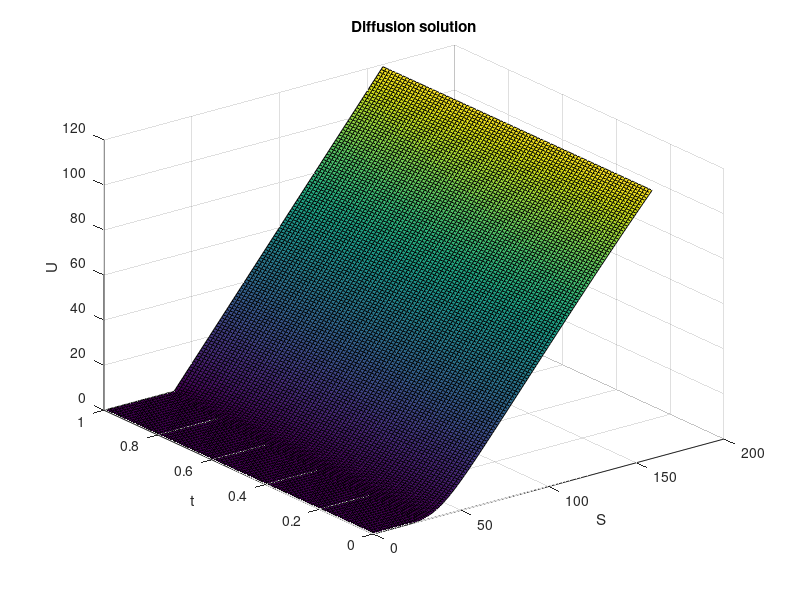
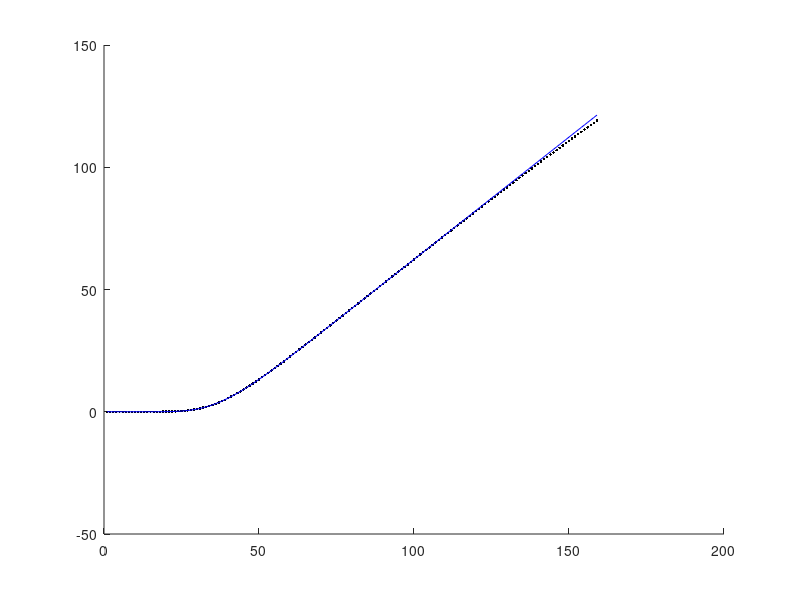
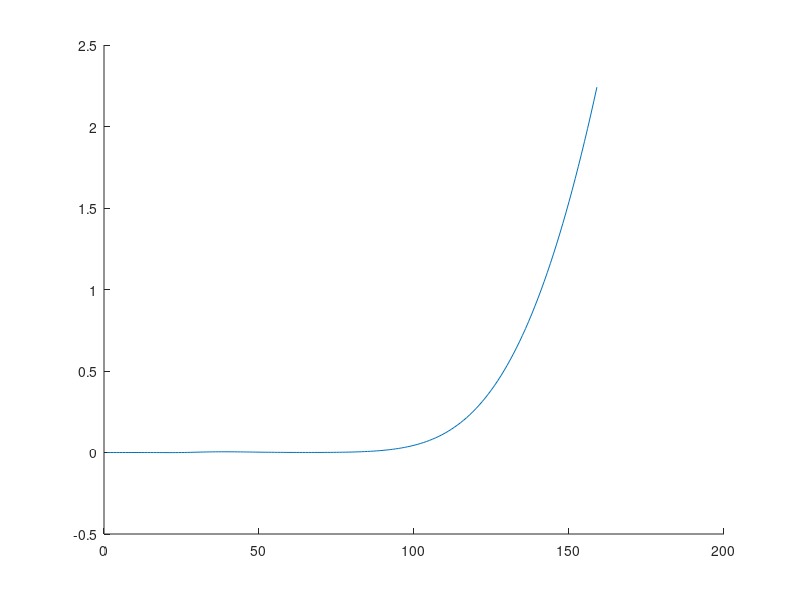

Here is the MATLAB script that generated these plots, in order:
clear
clc
rng(0)

sigma = 0.4;
alpha = 0.9;
r = 0.06;
K = 40;
T = 1;
CEVsigma = @(t,S) sigma.*S.^(alpha - 1) ;

Smin = 0;
Smax = 160;
M = 80;
N = 160;
theta = 0.5;

deltaS = (Smax - Smin)/N;
deltaTau = T/M;

VT = @(S) max(S-K,0) ; % for the intial condition
V0 = @(S,t) S-S; % for the boundary conditions
Vinf = @(S,t) S-K.*ones(size(S)); % for the boundary conditions

Uinit = @(S) VT(S);
U0 = @(l,t) V0(l,t);
Uinf = @(S,t) Vinf(S,t) ;
%-------------------------------------------------------------------------
T1 = diag(ones(N-2,1),1) - diag(ones(N-2,1),-1);
T2 = -2.*eye(N-1,N-1) + abs(T1);
D1 = diag(Smin/deltaS + (1:N-1));
D2 = D1.^2;
I = eye(N-1,N-1);
SigmaM = @(m) diag((CEVsigma(T-m*deltaTau,Smin+(1:N-1).*deltaS)).^2);

m_ = 0:M;
U0m = U0(Smin.*ones(1,M+1), m_.*deltaTau);
UNm = Uinf(Smax.*ones(1,M+1), m_.*deltaTau);

U = zeros(N-1,M+1);
U0n = Uinit(Smin + (1:N-1).*deltaS);
U(:,1) = U0n.';

FirstRow = 0.5*deltaTau*((Smin/deltaS) + 1)*...
    ((CEVsigma(T-m_.*deltaTau,Smin+deltaS)).^2*...
    ((Smin/deltaS) + 1)- r).*U0m;

LastRow = 0.5*deltaTau*(Smax/deltaS - 1)*...
    ((CEVsigma(T-m_.*deltaTau,Smax-deltaS)).^2*...
    ((Smax/deltaS) - 1)+ r).*UNm;

bm = [FirstRow;
    zeros(N-3,M+1);
    LastRow] ;

%for loop begins
for m = 2:M+1
    Fm = (1-r*deltaTau).*I+0.5*r*deltaTau*D1*T1...
        +(0.5.*SigmaM(m))*(deltaTau.*D2*T2);
    
    GmPlus1 = (1+r*deltaTau).*I-0.5*r*deltaTau.*D1*T1...
        -(0.5.*SigmaM(m+1))*(deltaTau.*D2*T2);
    
    A = (theta.*GmPlus1+(1-theta).*I);
    y = (((1-theta).*Fm+theta.*I)*U(:,m-1)...
        + (1-theta).*bm(:,m-1) + theta.*bm(:,m)) ;
    U(:,m) = A\y;
end

% You include intial conditions but you exclude boundary conditions 
dim = Smax - Smin -1; 
t = T - deltaTau.*(0:M); 
s = Smin + deltaS.*(1:N-1); 
[Tt,S] = meshgrid(t,s) ; 
figure()
surf(S,Tt,U)
zlabel('U')
xlabel('S') 
ylabel('t') 
title('Diffusion solution') 
DiffPrice = U(:,end); 
format long 
disp('The at the money price is:') 
DiffPrice(s == K) 
disp('The out the money price is:') 
DiffPrice(s == 2*K) 
format short 

kappa = (2*r)./( (sigma.^2).*(1-alpha).*(exp(2*r*(1-alpha).*T)-1) ); 
x = @(S0) kappa.*S0.^(2*(1-alpha)).*(exp(2*r*(1-alpha).*T)); 
y = kappa*K.^(2.*(1-alpha));
z = 2 + 1/(1-alpha);

PutExact = @(S0) -S0.*ncx2cdf(y,z,x(S0))...
    + K.*exp(-r*T).*(1-ncx2cdf(x(S0),z-2,y));

CallExact = @(S0) S0.*(1 - ncx2cdf(y,z,x(S0)))...
    - K.*exp(-r*T).*ncx2cdf(x(S0),z-2,y); 

figure()
hold on 
plot(s,DiffPrice,'k.') 
plot(s,CallExact(s),'b-')
hold off 

figure() 
hold on 
plot(s,CallExact(s)-DiffPrice.' )
hold off 
